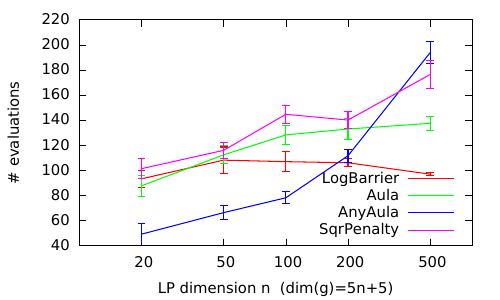

Reproduce this figure in gnuplot.
set log x
set key right bottom
set xtics (20,50,100,200,500)
set ylabel "# evaluations"
set xlabel "LP dimension n  (dim(g)=5n+5)"

plot [10:800] \
'eval.txt' us 1:2:3 w errorbars ls 1 ps 0 lw 3 not,\
'eval.txt' us 1:2 w l ls 1 lw 3 t 'LogBarrier',\
'eval.txt' us 1:4:5 w errorbars ls 2 ps 0 lw 3 not,\
'eval.txt' us 1:4 w l ls 2 lw 3 t 'Aula',\
'eval.txt' us 1:6:7 w errorbars ls 3 ps 0 lw 3 not,\
'eval.txt' us 1:6 w l ls 3 lw 3 t 'AnyAula',\
'eval.txt' us 1:8:9 w errorbars ls 4 ps 0 lw 3 not,\
'eval.txt' us 1:8 w l ls 4 lw 3 t 'SqrPenalty'

set terminal push
set terminal pdfcairo fontscale 0.7
set output 'z.pdf
replot
set terminal pop